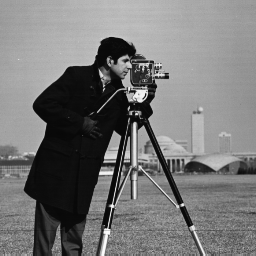
#> input picture dados/cameraman.tiff, 256 x 256 px
$ jupyter execute --allow-errors '3 - Aplicando a DFT.ipynb'
#> lines starting #> are read from the running program, lines starting #| are printed output that depends on the picture
[cell 1]
import numpy as np
import matplotlib.pyplot as plt
from scipy.fft import fft, fftfreq, fftshift

def calc_dft(x, y):

    Fy = fft(y)
    freqs = fftfreq(len(x), x[1]-x[0])
    Fy = fftshift(Fy)
    freqs = fftshift(freqs)

    return freqs, Fy

## 1. DFT 1D

#### Mistura de cosenos com ruído
Vamos definir um sinal dado pela mistura de duas funções coseno mais um ruído

[cell 2]
freq_s1 = 2.
freq_s2 = 5.
x = np.arange(0, 3, 0.01)
y = 8*np.cos(2*np.pi*freq_s1*x) + 7*np.cos(2*np.pi*freq_s2*x)
y += 3*np.random.normal(0., 1., x.size)

plt.plot(x, y)
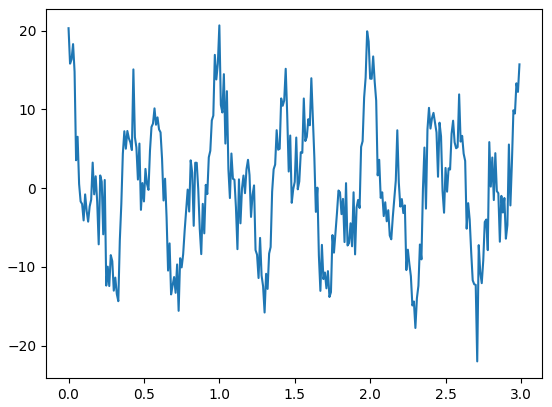
#> figure drawn by matplotlib, 1 panel; curve peaks at x = 1, y = 20.65

[cell 3]
freqs, Fy = calc_dft(x, y)

plt.plot(freqs, np.abs(Fy))
plt.xlim((-10,10))
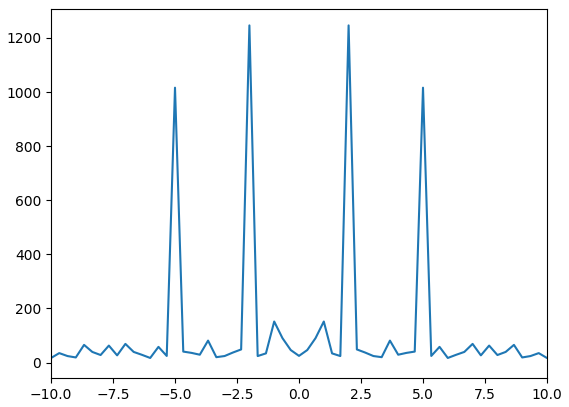
#> figure drawn by matplotlib, 1 panel; curve peaks at x = -2, y = 1246.2

[cell 4]
freqs[np.abs(Fy) > 200]

#### Função caixa

[cell 5]
x = np.linspace(0, 1, 100)
y = np.zeros(len(x))
y[45:55] = 1

freqs, Fy = calc_dft(x, y)

plt.subplot(1, 2, 1)
plt.plot(x, y)
plt.title('Sinal original')
plt.subplot(1, 2, 2)
plt.plot(freqs, np.abs(Fy))
plt.xlabel('Frequência')
plt.ylabel('Amplitude')
plt.title('Transformada de Fourier')
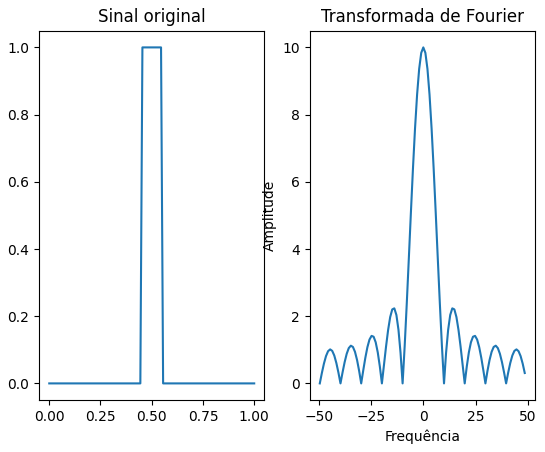
#> figure drawn by matplotlib, 2 panels; panel 1: curve peaks at x = 0.455, y = 1; panel 2: curve peaks at x = 0, y = 10

## 2. DFT 2D de um sinal artificial

[cell 6]
from scipy.fft import fft2

# Vamos definir uma imagem dada pela mistura de duas funções coseno,
# cada uma em uma direção (horizontal e vertical), mais um ruído
n = 150
quant_ruido = 0.
freq_r = 2./n    # 2 ciclos de coseno ao longo das linhas
freq_c = 5./n    # 5 ciclos de coseno ao longo das colunas
img = np.zeros((n, n))
for row in range(n):
    for col in range(n):
        img[row, col] = 4*np.cos(2*np.pi*freq_r*row) + 5*np.cos(2*np.pi*freq_c*col)
        img[row, col] += quant_ruido*np.random.normal(0., 1.)
plt.imshow(img, 'gray')
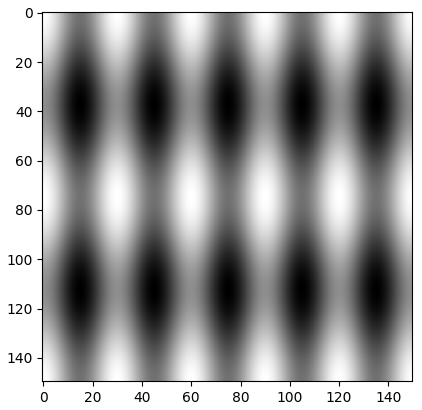
#> figure drawn by matplotlib, 1 panel

[cell 7]
Fimg = fft2(img)
freqs = fftfreq(n, 1.)
Fimg = fftshift(Fimg)
freqs = fftshift(freqs)
plt.pcolormesh(freqs, freqs, np.abs(Fimg), cmap='gray')
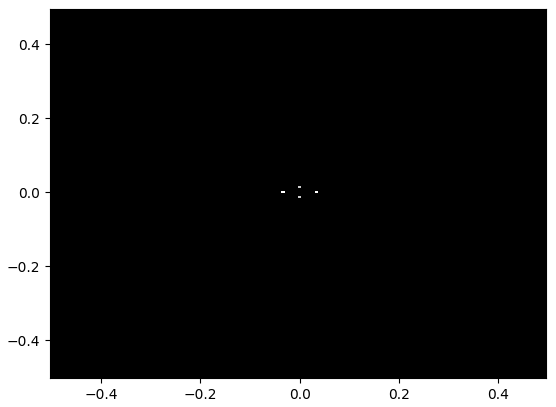
#> figure drawn by matplotlib, 1 panel

[cell 8]
# Zoom nas frequências mais baixas (no centro do espectro)
plt.pcolormesh(freqs, freqs, np.abs(Fimg), cmap='gray')
plt.xlim((-0.1, 0.1))
plt.ylim((-0.1, 0.1))
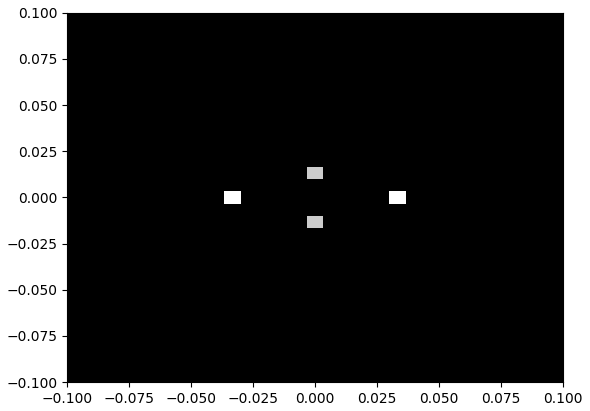
#> figure drawn by matplotlib, 1 panel

[cell 9]
plt.pcolormesh(freqs, freqs, np.log(np.abs(Fimg)), cmap='gray')
plt.xlim((-0.1, 0.1))
plt.ylim((-0.1, 0.1))
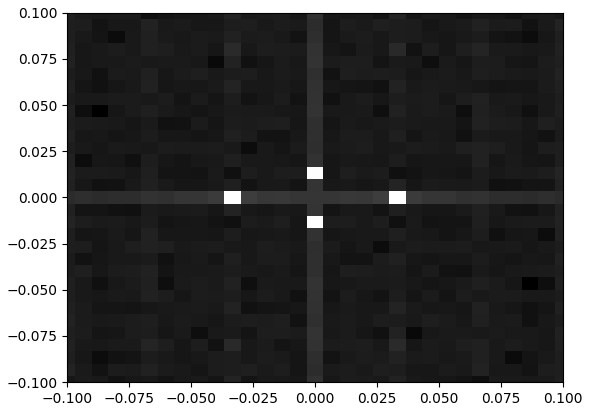
#> figure drawn by matplotlib, 1 panel
#> further down, img is the input picture: shape (256, 256); min 7, max 253, mean 118.7

## 3. DFT 2D de imagens com repetição

[cell 10]
from pathlib import Path

def calc_fourier_and_plot(img):
    """Calcula transformada de Fourier de uma imagem e plota o resultado"""
    num_rows, num_cols = img.shape
#> num_rows = 256; num_cols = 256

    Fimg = fft2(img)
    freq_r = fftfreq(num_rows)
    freq_c = fftfreq(num_cols)

    Fimg = fftshift(Fimg)
    freq_r = fftshift(freq_r)
#> freq_r = 256 values from -0.5 to 0.496
    freq_c = fftshift(freq_c)
#> freq_c = 256 values from -0.5 to 0.496
    plt.figure(figsize=[8,8])
    plt.pcolormesh(freq_c, freq_r, np.log(np.abs(Fimg)), cmap='gray')

[cell 11]
root_dir = Path("../../dados")

#> (the rest of this cell did not finish here and is left out)

#> (a cell that did not finish here is left out)

#> (a cell that did not finish here is left out)

## 4. DFT 2D de uma imagem qualquer

[cell 14]
img = plt.imread(root_dir / "cameraman.tiff")
plt.figure(figsize=[8,8])
plt.imshow(img, 'gray')

calc_fourier_and_plot(img)
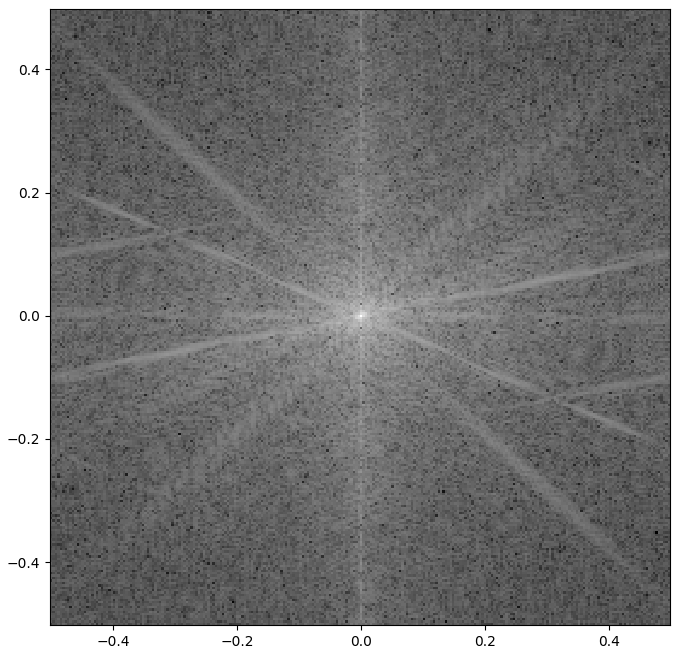
#> figure drawn by matplotlib, 1 panel

$ run again, with dados/cat.tiff copied over dados/cameraman.tiff
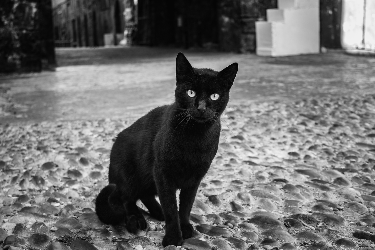
#> input picture dados/cat.tiff, 375 x 250 px
#> img is the input picture: shape (250, 375); min 0, max 243, mean 107.1
#> `[cell 14] img = plt.imread(root_dir / "cameraman.tiff") plt.figure(fig..`:
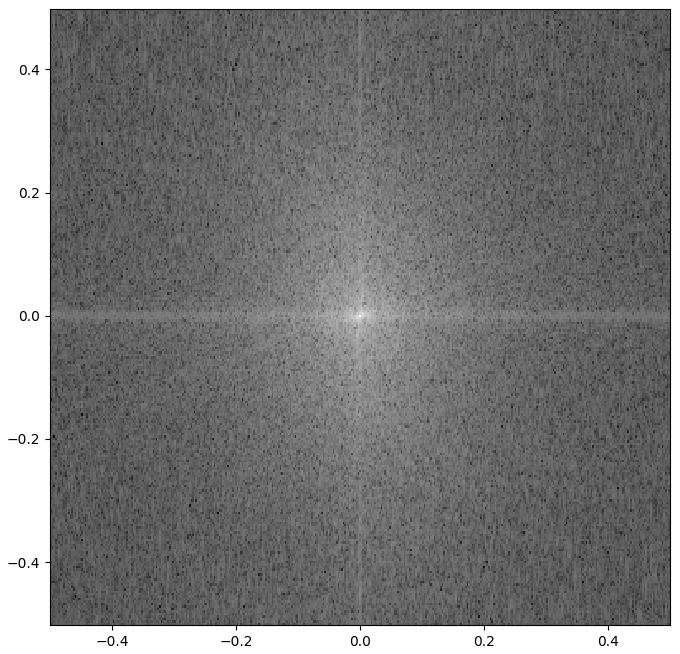
#> figure drawn by matplotlib, 1 panel
